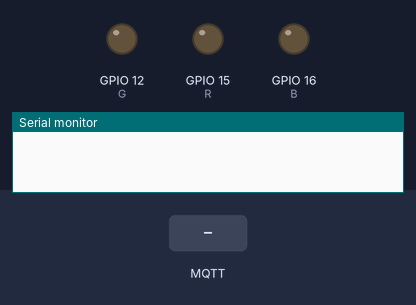
The sketch below on a simulated ESP8266 (NodeMCU). On the bench: output pins drawn as LEDs (lit = HIGH), the last lines printed to the serial monitor. The inputs (shaded band) are chosen by the test bench. WiFi joins after 1.5 s; servers stay silent unless stated; no MQTT or app messages arrive unless stated.

Above: at 0.1 s.
At 1.7 s:
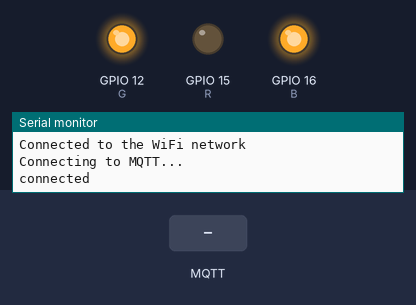
At 4.3 s:
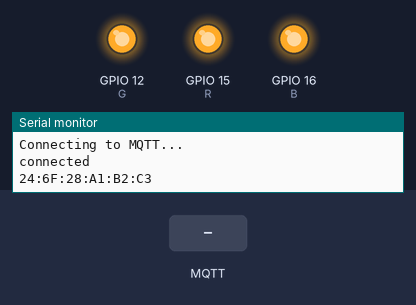
4.4 s: MQTT message ")" arrives on the first subscribed topic
5.9 s: MQTT message "." arrives on the first subscribed topic
7.4 s: MQTT message "(" arrives on the first subscribed topic
Timing chart, 0 to 10.4 s (numbered marks = the images above; inputs shaded):
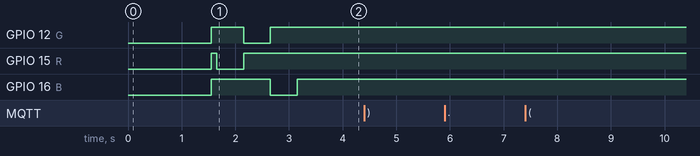

The sketch:

arduino_mqtt.ino
```cpp
#include <ESP8266WiFi.h>
#include <PubSubClient.h>

const char* deviceID = "001";
const int R = 15;
const int G = 12;
const int B = 16;

const char* ssid = "yale wireless";             //
const char* password =  "";
const char* mqttServer = "farmer.cloudmqtt.com";    //35.239.98.209 for our python server    farmer.cloudmqtt.com for cloud mqtt
const int mqttPort = 14479;
const char* mqttUser = "xoemllsy";     // yale for ours.    xoemllsy for cloud mqtt
const char* mqttPassword = "hdgazSRFNst3";    //lightsnstuff for ours,    hdgazSRFNst3 for cloudmqtt

WiFiClient espClient;
PubSubClient client(espClient);

void setup() {

  Serial.begin(115200);

  WiFi.begin(ssid, password);

  while (WiFi.status() != WL_CONNECTED) {
    delay(500);
    Serial.println("Connecting to WiFi..");
  }
  Serial.println("Connected to the WiFi network");

  client.setServer(mqttServer, mqttPort);
  client.setCallback(callback);

  while (!client.connected()) {
    Serial.println("Connecting to MQTT...");

    if (client.connect("ESP8266Client", mqttUser, mqttPassword )) {

      Serial.println("connected");

    } else {

      Serial.print("failed with state ");
      Serial.print(client.state());
      delay(2000);

    }
  }

  client.publish(deviceID, "On & Connected");
  client.subscribe("To Chips");
  testLights();
  Serial.println(WiFi.macAddress());

}

void callback(char* topic, byte* data, unsigned int length) {

  Serial.print("Message arrived in topic: ");
  Serial.println(topic);

  Serial.print("Message:");
  for (int i = 0; i < length; i++) {
    Serial.print((char)data[i]);
  }

  //find data
    bool getID = 0;
    bool getCommand = 0;
    String gotID = "";
    String command = "";
    for (int i=0; i < length; i++)
    {
      if ((char)data[i] ==')' && getCommand){
        getCommand = 0;
        //Serial.println(command);
        changeColors(command);
        break;}

      if (getCommand){
        command+=(char)data[i];}

      if ((char)data[i] =='.'){
        command = "";
    //    Serial.println(gotID);
        getID = 0;
        if (gotID == deviceID){
          getCommand=1;}}

      if (getID){
        gotID+=(char)data[i];}

      if (((char)data[i])=='('){
        gotID = "";
        getID = 1;}

    }


  Serial.println();
  Serial.println("-----------------------");

}

void loop() {
  client.loop();
}

void changeColors(String command){
  String r = "";
  r += command.charAt(0);
  r += command.charAt(1);
  r += command.charAt(2);
  String g = "";
  g += command.charAt(4);
  g += command.charAt(5);
  g += command.charAt(6);
  String b = "";
  b += command.charAt(8);
  b += command.charAt(9);
  b += command.charAt(10);

  Serial.println(r);
  Serial.println(g);
  Serial.println(b);


  analogWrite(R, (abs (r.toInt() - 255)));
  analogWrite(G, (abs (g.toInt() - 255)));
  analogWrite(B, (abs (b.toInt() - 255)));

}

void testLights(){
    analogWriteRange(255);
    pinMode(R, OUTPUT);
    pinMode(G, OUTPUT);
    pinMode(B, OUTPUT);

    analogWrite(R, 255);
    analogWrite(G, 255);
    analogWrite(B, 255);

    delay(100);


    analogWrite(R, 0);
    delay(500);
    analogWrite(R, 255);
    analogWrite(G, 0);
    delay(500);
    analogWrite(G, 255);
    analogWrite(B, 0);
    delay(500);
    analogWrite(B, 255);
}
```
